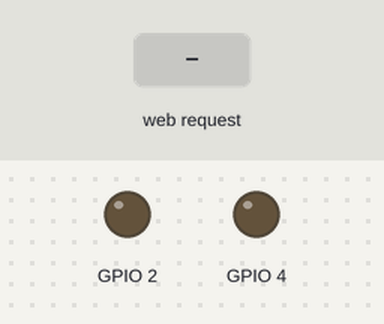
This sketch was run on a simulated ESP32. Parts: output pins drawn as LEDs (lit = HIGH). The inputs (shaded band) are chosen by the test bench. What the sketch prints to the serial monitor is not drawn.

Above: at 2.2 s.
2.3 s: HTTP request GET /led1/on received
At 3.1 s:
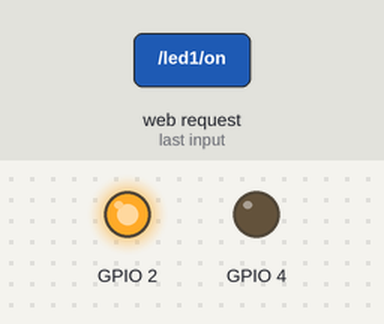
3.8 s: HTTP request GET /led2/on received
At 4.3 s:
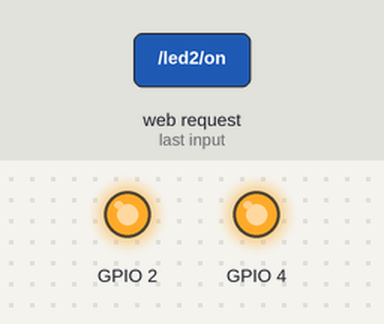
5.3 s: HTTP request GET /led1/off received
At 6.5 s:
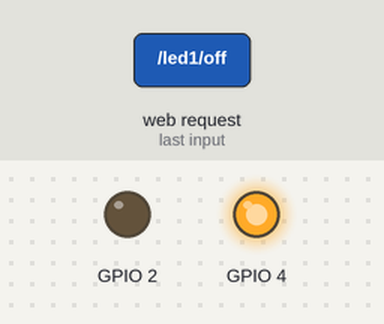
6.8 s: HTTP request GET /led2/off received
At 7.8 s:
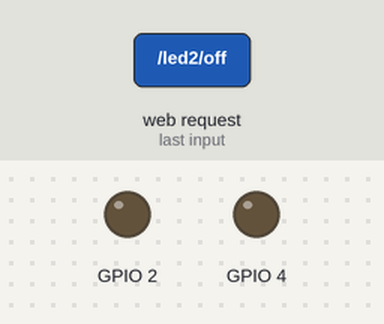
Timing chart, 0 to 9.3 s (numbered marks = the images above; inputs shaded):
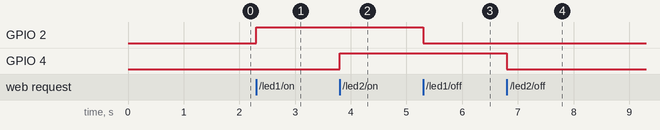

The sketch:

wifi.ino
```cpp
#include<WiFi.h>
#include<ESPAsyncWebSrv.h>

AsyncWebServer server(80);
void notFound(AsyncWebServerRequest * request){
  String message = "Page Not Found";
  request -> send(404, "text/plain", message);
}

char webpage[] PROGMEM = R"=====(
  <!DOCTYPE html>
<html>
<body>
    <center>
        <h1>Control Your LED remotely</h1>
        <h3>LED 1</h3>
        <button type="button" onclick="window.location = 'http://'+location.hostname+'/led1/on'">ON</button>
        <button type="button" onclick="window.location = 'http://'+location.hostname+'/led1/off'">OFF</button>
        <h3>LED 2</h3>
        <button type="button" onclick="window.location = 'http://'+location.hostname+'/led2/on'">ON</button>
        <button type="button" onclick="window.location = 'http://'+location.hostname+'/led2/off'">OFF</button>
    </center>
</body>
</html>
)=====";

void setup() {
  // put your setup code here, to run once:
  delay(1000);
  Serial.begin(115200);
  Serial.println("Configuring Access Point...");
  WiFi.softAP("ESP32","");

  Serial.println("AP IP Address...");
  Serial.println(WiFi.softAPIP());
  pinMode(2,OUTPUT);
  pinMode(4,OUTPUT);

  server.on("/", [](AsyncWebServerRequest * request){
  request -> send_P(200, "text/html", webpage);
  });

  server.on("/led1/on",HTTP_GET, [](AsyncWebServerRequest * request){
    digitalWrite(2,HIGH);
  request -> send_P(200, "text/html", webpage);
  });
  server.on("/led1/off",HTTP_GET, [](AsyncWebServerRequest * request){
    digitalWrite(2,LOW);
  request -> send_P(200, "text/html", webpage);
  });
  server.on("/led2/on",HTTP_GET, [](AsyncWebServerRequest * request){
    digitalWrite(4,HIGH);
  request -> send_P(200, "text/html", webpage);
  });
  server.on("/led2/off",HTTP_GET, [](AsyncWebServerRequest * request){
    digitalWrite(4,LOW);
  request -> send_P(200, "text/html", webpage);
  });
  server.onNotFound(notFound);
  server.begin();
}

void loop() {
}
```

Measured:
- after the input at 2.3 s, GPIO 2: LOW → HIGH at once
- after the input at 3.8 s, GPIO 4: LOW → HIGH at once
- after the input at 5.3 s, GPIO 2: HIGH → LOW at once
- after the input at 6.8 s, GPIO 4: HIGH → LOW at once
